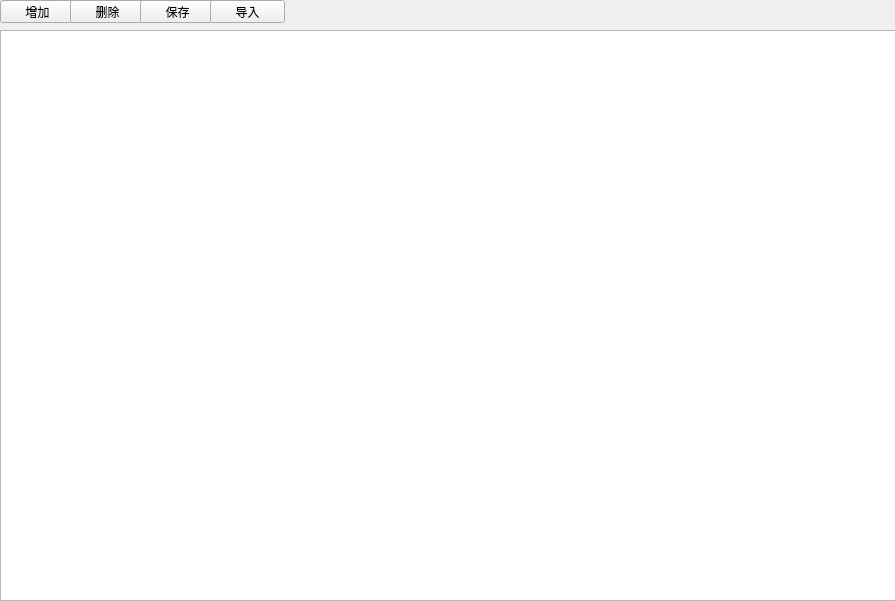
<?xml version="1.0" encoding="UTF-8"?>
<ui version="4.0">
 <class>TableOneForm</class>
 <widget class="QWidget" name="TableOneForm">
  <property name="geometry">
   <rect>
    <x>0</x>
    <y>0</y>
    <width>895</width>
    <height>601</height>
   </rect>
  </property>
  <property name="windowTitle">
   <string>Form</string>
  </property>
  <widget class="QTableWidget" name="qTableWidget">
   <property name="geometry">
    <rect>
     <x>0</x>
     <y>30</y>
     <width>921</width>
     <height>571</height>
    </rect>
   </property>
  </widget>
  <widget class="QPushButton" name="pushButton">
   <property name="geometry">
    <rect>
     <x>0</x>
     <y>0</y>
     <width>75</width>
     <height>23</height>
    </rect>
   </property>
   <property name="text">
    <string>增加</string>
   </property>
  </widget>
  <widget class="QPushButton" name="pushButton_2">
   <property name="geometry">
    <rect>
     <x>70</x>
     <y>0</y>
     <width>75</width>
     <height>23</height>
    </rect>
   </property>
   <property name="text">
    <string>删除</string>
   </property>
  </widget>
  <widget class="QPushButton" name="pushButton_3">
   <property name="geometry">
    <rect>
     <x>140</x>
     <y>0</y>
     <width>75</width>
     <height>23</height>
    </rect>
   </property>
   <property name="text">
    <string>保存</string>
   </property>
  </widget>
  <widget class="QPushButton" name="pushButton_4">
   <property name="geometry">
    <rect>
     <x>210</x>
     <y>0</y>
     <width>75</width>
     <height>23</height>
    </rect>
   </property>
   <property name="text">
    <string>导入</string>
   </property>
  </widget>
 </widget>
 <resources/>
 <connections/>
</ui>
